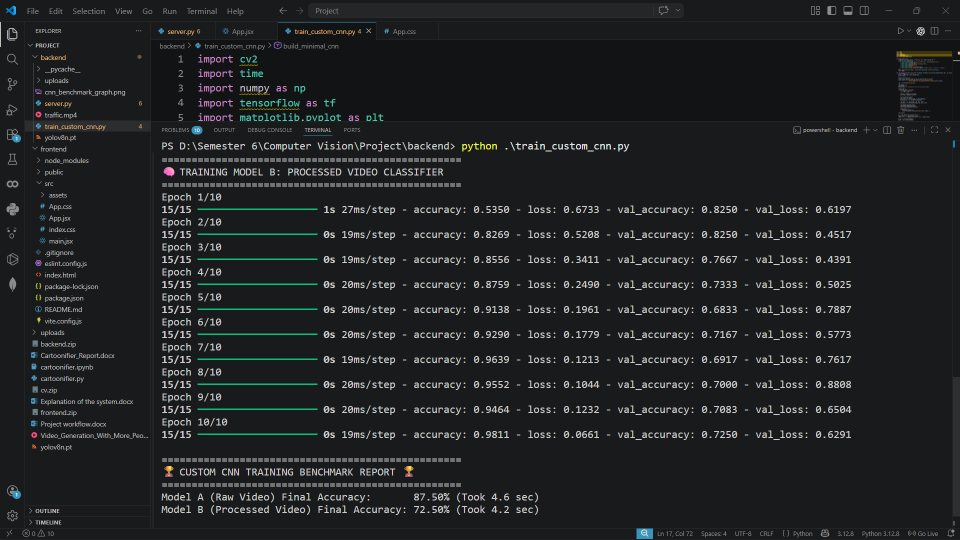
#> input picture backend/Overfit case terminal.png, 1919 x 1079 px, given in place of the camera (shown at 1/2 size)
$ jupyter execute cartoonifier.ipynb
#> lines starting #> are read from the running program, lines starting #| are printed output that depends on the picture; after the words box and inside, x2 and y2 are one past the last pixel; in counts of white or black regions, pixels touching at a corner belong together
[cell 1]
import cv2
import numpy as np

print(f"OpenCV Version: {cv2.__version__}")

try:
    count = cv2.cuda.getCudaEnabledDeviceCount()
    if count > 0:
        print(f"Success! {count} CUDA device(s) detected.")
    else:
        print("No CUDA devices detected. (This is expected for Iris Xe)")
except AttributeError:
    print("CUDA module not found in this OpenCV build. System will default to CPU mode.")

[cell 2]
import cv2
import numpy as np
from threading import Thread
import time

class VideoGet:
    """
    Class that continuously gets frames from a VideoCapture object
    with a dedicated thread.
    """
    def __init__(self, src=0):
        # src=0 is usually the default webcam
#> called with src = 0
        self.stream = cv2.VideoCapture(src)
        (self.grabbed, self.frame) = self.stream.read()
#> self.frame is the input picture: shape (1079, 1919, 3); mean B, G, R 34.8, 34.2, 32.4
        self.stopped = False

    def start(self):
        # Start the thread to read frames from the video stream
        Thread(target=self.update, args=()).start()
        return self

    def update(self):
        # Keep looping until the thread is stopped
        while not self.stopped:
            if not self.grabbed:
                self.stop()
            else:
                # Read the next frame from the stream
                (self.grabbed, self.frame) = self.stream.read()

    def read(self):
        # Return the most recent frame
        return self.frame

    def stop(self):
        self.stopped = True
        self.stream.release()

[cell 3]
# Initialize the threaded video getter
video_getter = VideoGet(0).start()

# Give the camera a second to warm up
time.sleep(1.0)

try:
    while True:
        # Get the latest frame
        frame = video_getter.read()

        if frame is not None:
            cv2.imshow("VideoGet Test", frame)

        # Check for 'q' key press to exit
        # Wait for 1 ms
        if cv2.waitKey(1) == ord("q"):
#> (key q is pressed here)
            break
finally:
    # Always ensure we stop the thread and close windows
    # even if an error occurs
    video_getter.stop()
    cv2.destroyAllWindows()
    print("Camera stopped and windows closed.")

[cell 4]
def process_frame_cpu(frame):
    """
    CPU-Optimized Cartoonifier Pipeline
    Target: 30 FPS on Integrated Graphics
    """
    # --- 1. Downscale (Critical for CPU speed) ---
    height, width = frame.shape[:2]
#> height = 1079; width = 1919
    target_height = 480
    # Calculate width to keep aspect ratio
    aspect_ratio = width / height
#> aspect_ratio = 1.78
    target_width = int(target_height * aspect_ratio)
#> target_width = 853

    # Resize input
    small_frame = cv2.resize(frame, (target_width, target_height), interpolation=cv2.INTER_LINEAR)
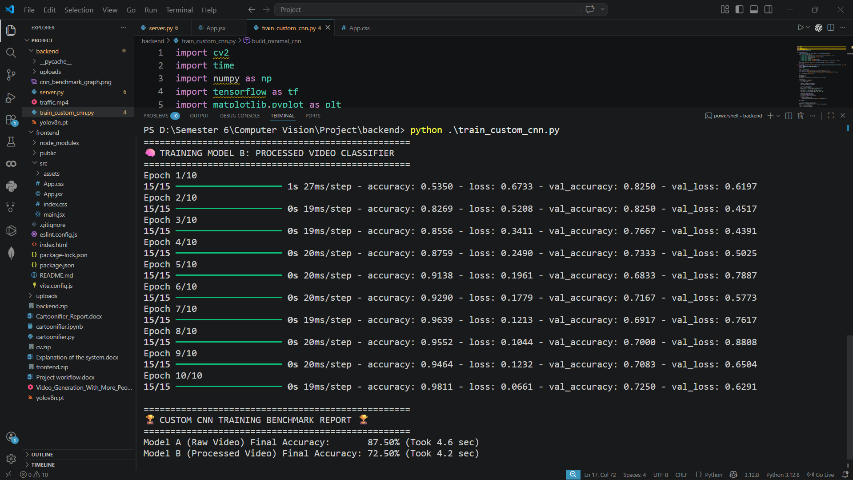
#> small_frame: shape (480, 853, 3); mean B, G, R 34.8, 34.1, 32.4

    # --- 2. Color Smoothing (The "Painted" Look) ---
    # CPU Strategy: Small 'd' value, repeated twice is often faster/better looking
    # than one giant filter pass.
    color = small_frame
    for _ in range(2):
        color = cv2.bilateralFilter(color, d=5, sigmaColor=50, sigmaSpace=50)

    # --- 3. Edge Detection (The "Ink" Lines) ---
    # Convert to grayscale
    gray = cv2.cvtColor(small_frame, cv2.COLOR_BGR2GRAY)
    # Median blur to remove noise (speckles) before finding edges
    gray_blur = cv2.medianBlur(gray, 5)
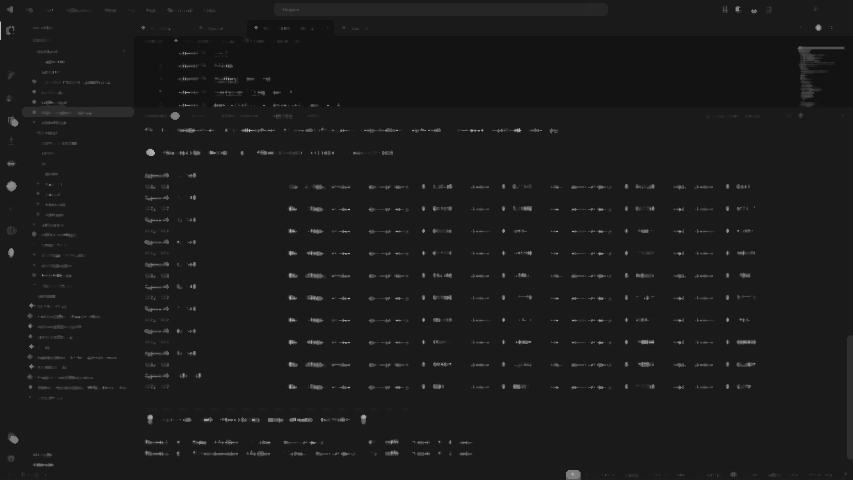
#> gray_blur: shape (480, 853); min 19, max 192, mean 27.4

    # Adaptive Threshold creates the thick black outlines
    # blockSize=9, C=5 are tuned for good contrast
    edges = cv2.adaptiveThreshold(
        gray_blur,
        255,
        cv2.ADAPTIVE_THRESH_MEAN_C,
        cv2.THRESH_BINARY,
        blockSize=9,
        C=5
    )
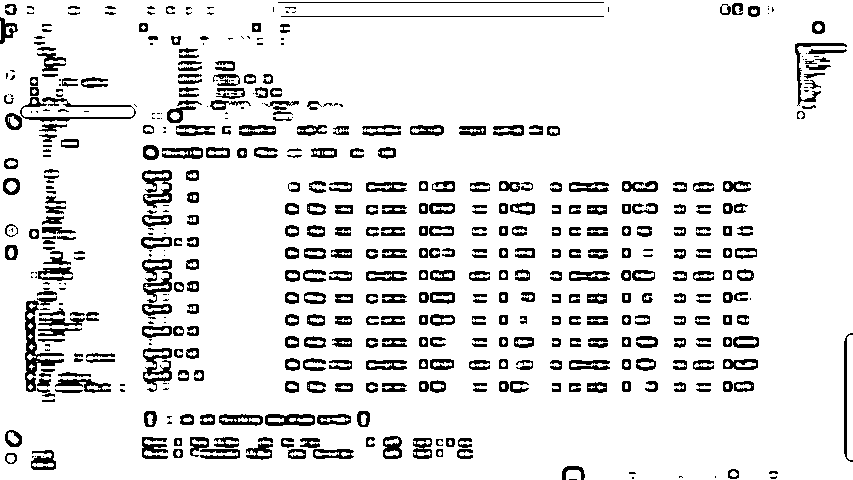
#> edges: shape (480, 853); 89% white; 525 black regions (130 under 20 px), largest, box (x1, y1, x2, y2) and area: (25, 300, 64, 392) 951, (20, 97, 136, 122) 672, (142, 170, 172, 208) 561

    # --- 4. Synthesis ---
    # The 'edges' image is black and white (1 channel).
    # We need to convert it to color (3 channels) to merge it.
    edges_color = cv2.cvtColor(edges, cv2.COLOR_GRAY2BGR)

    # Combine: keep color where edges are white; turn black where edges are black
    cartoon = cv2.bitwise_and(color, edges_color)
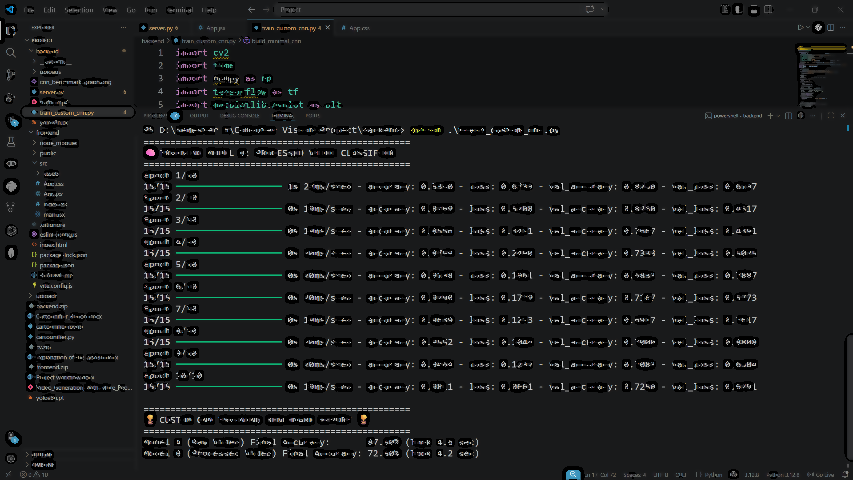
#> cartoon: shape (480, 853, 3); mean B, G, R 29.2, 28.5, 27

    return cartoon

[cell 5]
# 1. Start the camera thread
video_getter = VideoGet(0).start()
# Allow camera to warm up
time.sleep(1.0)

# Variables for FPS calculation
prev_frame_time = 0
new_frame_time = 0

try:
    while True:
        # 1. Get Frame (Instant, from thread)
        frame = video_getter.read()

        if frame is None:
            continue

        # 2. Process Frame (The CPU Cartoon Logic)
        cartoon_frame = process_frame_cpu(frame)

        # 3. Calculate FPS
        new_frame_time = time.time()
        # Avoid division by zero
        fps = 1 / (new_frame_time - prev_frame_time + 1e-5)
        prev_frame_time = new_frame_time

        # 4. Draw FPS on screen
        cv2.putText(
            cartoon_frame,
            f"FPS: {int(fps)} (CPU Mode)",
            (10, 30),
            cv2.FONT_HERSHEY_SIMPLEX,
            0.7,
            (0, 255, 0),
            2
        )
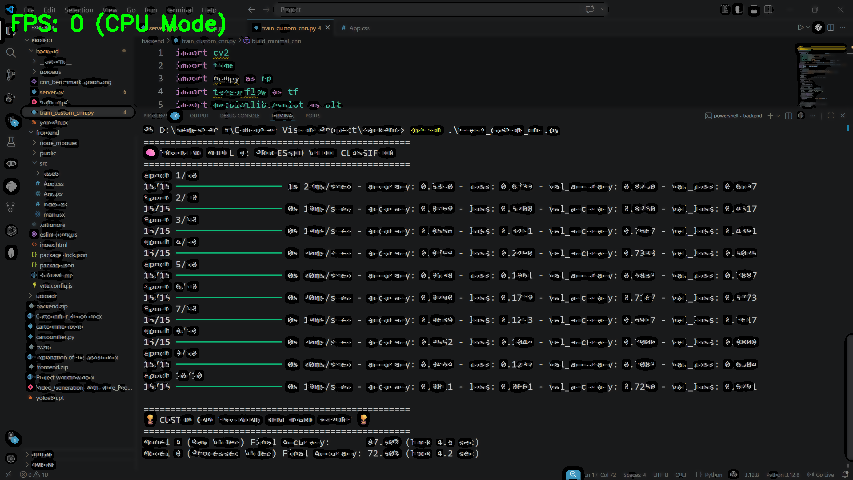
#> cartoon_frame: shape (480, 853, 3); 0.35% of pixels changed, all inside (x1, y1, x2, y2) = (12, 12, 225, 37)

        # 5. Show Result
        cv2.imshow("Real-Time Cartoonifier", cartoon_frame)

        # 6. Check for Exit
        if cv2.waitKey(1) == ord("q"):
#> (key q is pressed here)
            break

finally:
    # Clean exit
    video_getter.stop()
    cv2.destroyAllWindows()
    print("Cartoonifier stopped.")
